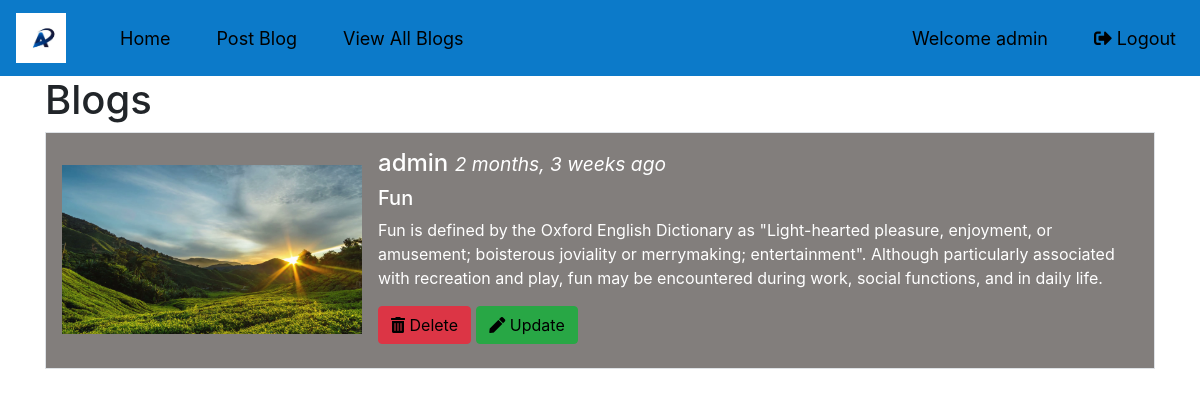
/detailblog/27 (signed in), run on the app's committed database.
### blogapp/models.py (models this page shows)
class PostBlog(models.Model):
    title = models.CharField(max_length=50)
    description = models.CharField(max_length=2000)
    file = models.FileField(upload_to= 'images/')
    author = models.CharField(max_length=50)
    posted_date= models.DateTimeField(auto_now_add= True)
    comments = models.ForeignKey(Comment,null=True, blank=True,on_delete=models.CASCADE)

### blogapp/views.py (the view)
# urls.py: path('detailblog/<pk>',views.DetailBlog.as_view()),
@method_decorator(login_required, name='dispatch')
class DetailBlog(DetailView):
    model = PostBlog
    template_name = 'blogapp/detailblog.html'
    context_object_name = 'blog'

### templates/blogapp/detailblog.html (shortened to what this page needs)
{% extends 'blogapp/base.html' %}
{% block basecontent %}
<div class="container">
    <h1>Blogs</h1>
  <div class="media border p-3">
  <img src="{{blog.file.url}}" alt="image" class="mr-3 mt-3 " style="width:300px;">
  <div class="media-body">
    <h4>{{blog.author}} <small><i>{{blog.posted_date | timesince}} ago</i></small></h4>
    <h5>{{blog.title}}</h5>
    <p>{{blog.description}}</p>
    {% if request.user.username == blog.author  %}
      <form  method="post">
        <h5><a href="/delete/{{blog.id}}" class="btn btn-danger"><i class="fas fa-trash-alt"></i> Delete</a>
        <a href="/update/{{blog.id}}" class="btn btn-success"><i class="fas fa-pen"></i> Update</a></h5>
      </form>
    {% endif %}
  </div>
</div>
<br>
</div>
{% endblock %}

### templates/blogapp/base.html (shortened to what this page needs)
{% load static %}
<!DOCTYPE html>
<html lang="en" dir="ltr">
  <head>
    <link rel="stylesheet" href="{%static 'css/style.css' %}">
   <link rel="stylesheet" href="https://maxcdn.bootstrapcdn.com/bootstrap/4.4.1/css/bootstrap.min.css">
   <link rel="stylesheet" href="https://use.fontawesome.com/releases/v5.7.0/css/all.css">
  </head>
  <body style="background-image:url('{%static 'images/blog-bg.jfif' %}')">
  <nav class="navbar navbar-expand-md navbar-custom">
  <a class="navbar-brand" href="#"><img src="{%static "images/logo.jpg"%}" alt="My Blog" height="50px" width="50px"></a>
<div class="collapse navbar-collapse" id="collapsibleNavbar">
  <ul class="navbar-nav">
<li class="nav-item">
  <a class="nav-link" href="#">Home</a>
</li>
<li class="nav-item">
  <a class="nav-link" href="/postblog"> Post Blog</a>
</li>
<li class="nav-item">
  <a class="nav-link" href="/viewblog">View All Blogs</a>
</li>
</ul>
    {% if request.user.is_authenticated is True %}
  <ul class="navbar-nav ml-auto">
    <li class="nav-item">
        <a class="nav-link" href="#">  Welcome {{request.user}}</a>
    </li>
      <li class="nav-item">
          <a class="nav-link" href="/accounts/logout"><i class="fas fa-sign-out-alt"></i>  Logout</a>
      </li>
  </ul>
      {% endif %}
</div>
</nav>
{% block basecontent%}
{% endblock %}
  </body>
</html>

### static/css/style.css (style rules this page uses)
.navbar-custom { background-color: #0c7ac9; }
.navbar-nav .nav-link { color: white; }
.navbar-nav > li { margin-left:30px; font-size: 18px; }
.media { background: #827e7c!important; color: white!important; }
a { color: black!important; }

### data on the page
PostBlog: file (picture), author "admin", posted_date "2 months, 3 weeks", title "Fun", description "Fun is defined by the Oxford English Dictionary as \"Light-hearted pleasure, enjoyment, or amusement; boisterous joviality or merrymaking; entertainment\". Although particularly associated with recreation and play, fun may be encountered during work, social functions, and in daily life."

### other printed values
{{ request.user }} "admin"
